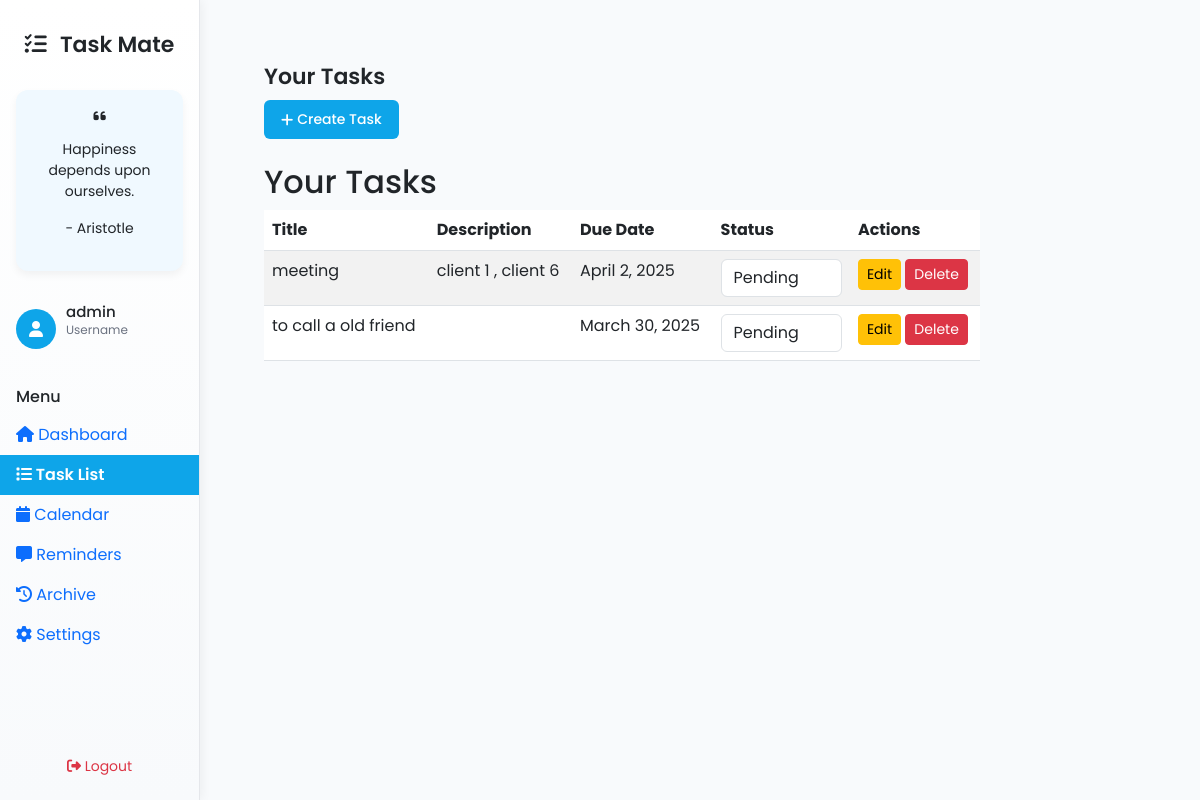
Screenshot of /task-list/ (signed in) with the database file from the repository.
### home/models.py (models this page shows, shortened)
class Task(models.Model):
    user = models.ForeignKey(User, on_delete=models.CASCADE, null=True, blank=True)
    title = models.CharField(max_length=255)
    description = models.TextField(blank=True, null=True)
    due_date = models.DateField(default=now)
    created_at = models.DateTimeField(auto_now_add=True)
    status = models.CharField(max_length=20, choices=STATUS_CHOICES, default='pending')
    reminder = models.BooleanField(default=False)
    is_archived = models.BooleanField(default=False)  # New field to archive tasks

### home/views.py (the view)
# urls.py: path('task-list/', views.task_list, name='task_list'),
@login_required
def task_list(request):
    tasks = Task.objects.filter(user=request.user, is_archived=False).order_by('-id')
    return render(request, 'task_list.html', {'tasks': tasks})

### templates/task_list.html (shortened to what this page needs)
{% extends 'base.html' %}
{% block task_list_active %}active{% endblock %}
{% block content %}
<div class="col-md-9 col-lg-10 px-0">
    <div class="content-wrapper">
        <h1> Your Tasks</h1>
        <a href="{% url 'create_task' %}" class="create-task-btn btn px-3 py-2 rounded-lg shadow-md text-white d-inline-flex align-items-center">
            <i class="fas fa-plus me-1"></i> Create Task
        </a>
        <h2 class="mt-4">Your Tasks</h2>
        {% if tasks %}
            <table class="table table-striped">
                <thead>
                    <tr>
                        <th>Title</th>
                        <th>Description</th>
                        <th>Due Date</th>
                        <th>Status</th>
                        <th>Actions</th>
                    </tr>
                </thead>
                <tbody>
                    {% for task in tasks %}
                        {% if not task.is_archived %}
                            <tr>
                                <td>{{ task.title }}</td>
                                <td>{{ task.description }}</td>
                                <td>{{ task.due_date }}</td>
                                <td>
                                    <form method="POST" action="{% url 'update_status' task.id %}" id="statusForm{{ task.id }}">
                                        <select name="status" class="form-control" onchange="document.getElementById('statusForm{{ task.id }}').submit();">
                                            <option value="pending" {% if task.status == "pending" %}selected{% endif %}>Pending</option>
                                        </select>
                                    </form>
                                </td>
                                <td>
                                    <a href="{% url 'edit_task' task.id %}" class="btn btn-warning btn-sm">Edit</a>
                                    <a href="{% url 'delete_task' task.id %}" class="btn btn-danger btn-sm">Delete</a>
                                </td>
                            </tr>
                        {% endif %}
                    {% endfor %}
                </tbody>
            </table>
        {% else %}
            <p>No tasks found. Create one!</p>
        {% endif %}
    </div>
</div>
{% endblock %}

### templates/base.html (shortened to what this page needs)
<!DOCTYPE html>
<html lang="en">
<head>
    <link href="https://cdn.jsdelivr.net/npm/bootstrap@5.3.0/dist/css/bootstrap.min.css" rel="stylesheet">
    <link rel="stylesheet" href="https://cdnjs.cloudflare.com/ajax/libs/font-awesome/6.4.0/css/all.min.css">
    <link href="https://cdn.jsdelivr.net/npm/fullcalendar@5.11.3/main.min.css" rel="stylesheet">
</head>
<body>
    <div class="container-fluid">
        <div class="row">
            <div class="col-md-3 col-lg-2 px-0 sidebar">
                <div class="d-flex flex-column h-100">
                    <div class="p-3 text-center">
                        <h3 class="font-bold text-gray-800">
                            <i class="fas fa-tasks me-2 text-blue-500"></i>
                            Task Mate
                        </h3>
                    </div>
                    <div class="quote-section">
                        <i class="fas fa-quote-left text-blue-500 mb-2"></i>
                        <p id="quote" class="text-sm font-medium text-gray-700 mt-2 leading-relaxed">
                        </p>
                        <p id="quoteAuthor" class="text-xs font-normal text-gray-500 mt-3 italic">
                        </p>
                    </div>
                    <div class="username-section">
                        <div class="username-icon">
                            <i class="fas fa-user"></i>
                        </div>
                        <div>
                            <h5 id="username" class="text-sm font-semibold text-gray-700 mb-0">
                                {{ request.user.username }}
                            </h5>
                            <p class="text-xs text-gray-500">Username</p>
                        </div>
                    </div>
                    <nav class="py-2">
                        <h6 class="px-3 text-xs text-gray-500 uppercase">Menu</h6>
                        <div class="nav flex-column mt-2">
                            <a href="{% url 'dashboard' %}" class="menu-item nav-link {% block dashboard_active %}{% endblock %}">
                                <i class="fas fa-home"></i>
                                Dashboard
                            </a>
                            <a href="{% url 'task_list' %}" class="menu-item nav-link {% block task_list_active %}{% endblock %}">
                                <i class="fas fa-list"></i>
                                Task List
                            </a>
                            <a href="{% url 'calendar' %}" class="menu-item nav-link {% block calendar_active %}{% endblock %}">
                                <i class="fas fa-calendar"></i>
                                Calendar
                            </a>
                            <a href="#" class="menu-item nav-link">
                                <i class="fas fa-message"></i>
                                Reminders
                            </a>
                            <a href="{% url 'archive' %}" class="menu-item nav-link">
                                <i class="fas fa-history"></i>
                                Archive
                            </a>
                            <a href="{% url 'settings' %}" class="menu-item nav-link">
                                <i class="fas fa-cog"></i>
                                Settings
                            </a>
                        </div>
                    </nav>
                    <div class="p-3 mt-auto">
                        <form method="post" action="{% url 'logout' %}">
                            <button type="submit" class="logout-btn btn text-danger flex items-center gap-2 justify-center">
                                <i class="fas fa-sign-out-alt"></i>
                                Logout
                            </button>
                        </form>
                    </div>
                </div>
            </div>
        <div class="col-md-9 col-lg-10 content-wrapper">
                    {% block content %}{% endblock %}
                </div>
            </div>
        </div>
</body>
</html>

### templates/base.html (style rules this page uses)
body { font-family: 'Poppins', sans-serif; background-color: #f8fafc; }
.sidebar { height: 100vh; border-right: 1px solid #e5e7eb; background: linear-gradient(180deg, #ffffff 0%, #f8fafc 100%); box-shadow: 2px 0 10px rgba(0,0,0,0.05); overflow-y: auto; padding-top: 1rem; }
.sidebar h3 { font-size: 22px; font-weight: 600; }
.quote-section { background-color: #f0f9ff; border-radius: 12px; padding: 1rem; box-shadow: 0 4px 8px rgba(0, 0, 0, 0.05); margin: 0.5rem 1rem 1rem; text-align: center; font-size: 14px; }
.username-section { padding: 1rem; display: flex; align-items: center; gap: 10px; margin-bottom: 0.5rem; }
.username-icon { width: 40px; height: 40px; background-color: #0ea5e9; color: white; border-radius: 50%; display: flex; align-items: center; justify-content: center; }
.username-section h5 { font-size: 15px; font-weight: 500; }
.username-section p { font-size: 12px; color: #6b7280; }
.menu-item.active { background-color: #0ea5e9; color: white !important; font-weight: 600; }
.logout-btn { transition: all 0.3s ease; width: 100%; font-size: 14px; }
.create-task-btn { background-color: #0ea5e9; color: white; transition: all 0.3s ease; font-size: 14px; font-weight: 500; padding: 8px 16px; }
.content-wrapper { padding: 2rem; }
.content-wrapper h1 { font-size: 22px; font-weight: 600; margin-bottom: 10px; }

### rows the page displays
Task: title "meeting", description "client 1 , client 6", due_date "April 2, 2025", status "Pending"
Task: title "to call a old friend", due_date "March 30, 2025", status "Pending"

### other values shown
{{ request.user.username }} "admin"
